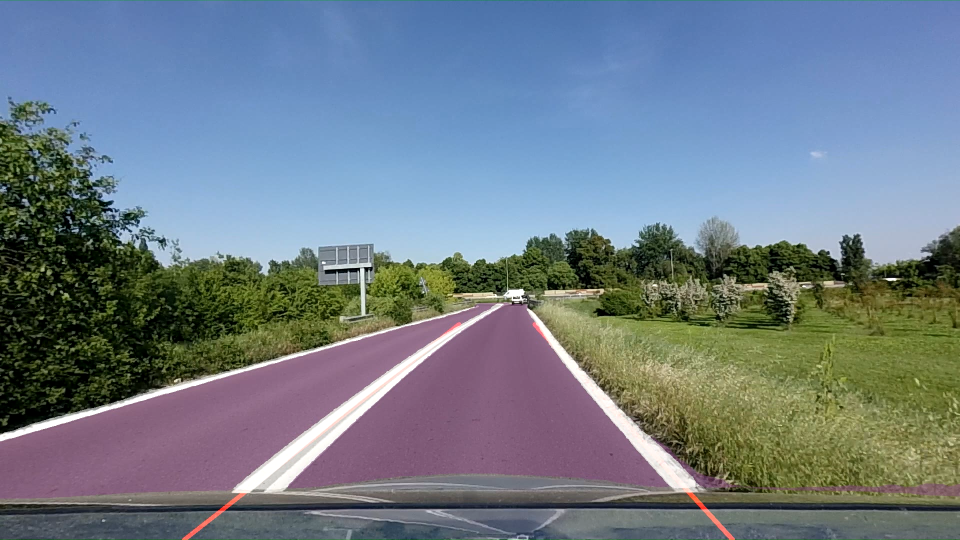
#> input picture th0.png, 1920 x 1080 px, given as the content of the folder th0.png, which was not available (shown at 1/2 size)
$ python script.py th0.png start.jpg --dir .
#> lines starting #> are read from the running program, lines starting #| are printed output that depends on the picture; after the words box and inside, x2 and y2 are one past the last pixel; in counts of white or black regions, pixels touching at a corner belong together; pictures that were not available may be replaced by others from this repository, and a replacement may not be noted
#script definitivo per il calcolo delle linee e visualizzazione finale

import argparse
import os
import cv2
import numpy as np
import ntpath


parser = argparse.ArgumentParser(description="Script per il calcolo delle linee e visualizzazione finale")
parser.add_argument("original_image_path", type=str, help="original image path")
parser.add_argument("segmented_image_path", type=str, help="segmented image path")
parser.add_argument("--dir", type=str, dest="dir", help="dir where save results")


def get_mask_original_image(original, mask_segmented_road):

    #img = cv2.imread('start.jpg')
    h, w , d = mask_segmented_road.shape

    tmp = np.zeros((h, w, d), dtype=np.uint8)
    zero = np.array([0, 0, 0], dtype=np.uint8)


    # [6 lines of commented-out code are left out]
    tmp[mask_segmented_road != 0] = original[mask_segmented_road != 0]

    cv2.imwrite("mask_original.png", tmp)
    return tmp


#funzioni per hough

def hough_lines(image):
    """
    `image` should be the output of a Canny transform.

    Returns hough lines (not the image with lines)
    """
    #30 20 20

    #best 40, 20, 300
    #fin test 40, 20, 50
    return cv2.HoughLinesP(image, rho=1, theta=np.pi / 90, threshold=40, minLineLength=20, maxLineGap=50)


# [77 lines left out: functions average_slope_intercept, average_slope_intercept_modified, make_line_points, not called in this run]


def draw_lines_on_img(lines, img):

    img_post = img.copy()
    for x in range(0, len(lines)):
        for x1, y1, x2, y2 in lines[x]:

            cv2.line(img, (x1, y1), (x2, y2), (0, 255, 0), 2)
            #if x2 == x1: #or np.abs(y2 - y1) < 100:

                #continue  # ignore a vertical line
            if x2 == x1:
                continue
            else :
                slope = np.abs((y2 - y1) / (x2 - x1))
                if slope >= 0. and slope <= 0.5:
                    continue

            cv2.line(img_post, (x1, y1), (x2, y2), (0, 255, 0), 2)
    cv2.imwrite('lines.png', img)
    cv2.imwrite('lines_post.png', img_post)


# [37 lines left out: functions lane_lines, draw_lane_lines, overlay, not called in this run]


if __name__ == '__main__':

    # estrazione parametri
    args = parser.parse_args()

    start_path = sorted(os.listdir(args.original_image_path))
    s_start_path = sorted(os.listdir(args.segmented_image_path))

    assert len(start_path) == len(s_start_path)

    for start, s_start in zip(start_path, s_start_path):

        start = os.path.join(args.original_image_path, start)
        s_start = os.path.join(args.segmented_image_path, s_start)

        #FASE PRE-HOUGH

        #creazione cartella risultati

        if not args.dir:
            newpath = ntpath.basename(args.original_image_path) + '_final'
        else:
            newpath = args.dir


        #creo cartella relativa al file newpath/file_name

        os.makedirs(os.path.join(newpath, os.path.basename(start)[:-4]), exist_ok=True)
        os.chdir(os.path.join(newpath, os.path.basename(start)[:-4]))
        print(os.path.join(newpath, os.path.basename(start)[:-4]))
        print(start, s_start)


        #inizzializiamo le immagini

        img_nseg = cv2.imread(start)
#> img_nseg is the input picture: shape (1080, 1920, 3); mean B, G, R 135.5, 124.4, 111.5
        img_seg = cv2.imread(s_start)

        cv2.imwrite("to_seg.jpg", img_nseg)
        cv2.imwrite("segmented.png", img_seg)

        #prendiamo dimensioni
        height, width, depth = img_seg.shape
#> height = 1080; width = 1920; depth = 3

        #rgb strada
        pix_road = [128, 64, 128]
        #rgb strisce
        pix_lines = [255, 255, 255]

        #otteniamo maschera strada segmentatata
        mask_segmented_road = np.zeros((height, width, depth))
        # print(test)


        print("calcolo mask_segmented_road")
        # [6 lines of commented-out code are left out]

        mask_segmented_road[np.all(img_seg == pix_lines, axis=-1)] = pix_lines
        mask_segmented_road[np.all(img_seg == pix_road, axis=-1)] = pix_road


        cv2.imwrite("mask_segmented_road.png", mask_segmented_road)
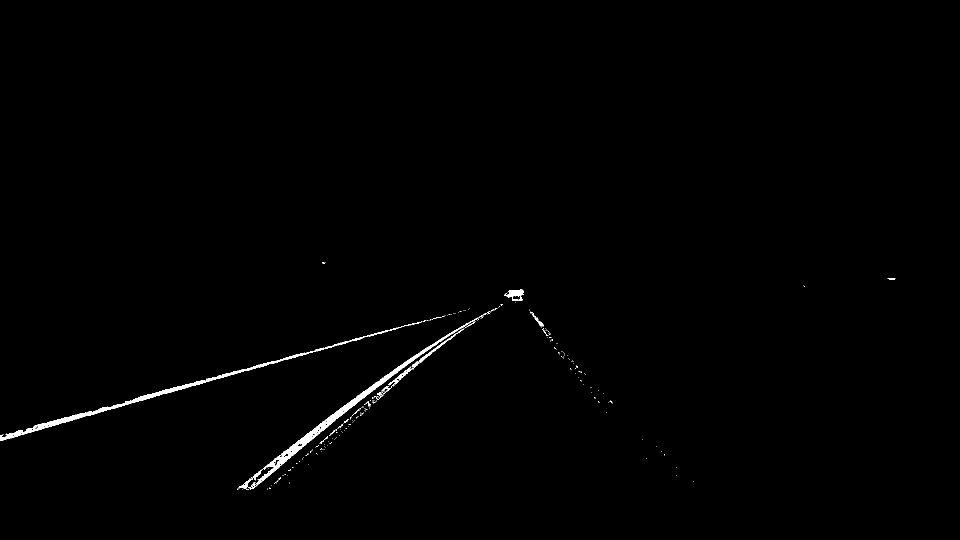
#> saved as mask_segmented_road.png: shape (1080, 1920, 3) (shown at 1/2 size); 0.6% white; 220 white regions (201 under 20 px), largest, box (x1, y1, x2, y2) and area: (496, 635, 957, 978) 5167, (0, 646, 830, 882) 4669, (777, 657, 928, 773) 750
        print("calcolo mask_segmented_road: completato")


        #otteniamo maschera strada immagine originale
        print("calcolo mask_original_road")

        mask_original = get_mask_original_image(img_nseg, mask_segmented_road)

        print("calcolo mask_original_road: completato")

        #FASE CALCOLO LINEE HOUGH

        #applichiamo filtri per pulire l'immagine

        # img_g = cv2.GaussianBlur(img_nseg, (5, 5), 0)  # 9,9
        img_g = cv2.bilateralFilter(img_nseg, 9, 75, 75)

        #in scala di grigi

        img_g = cv2.cvtColor(img_g, cv2.COLOR_BGR2GRAY)
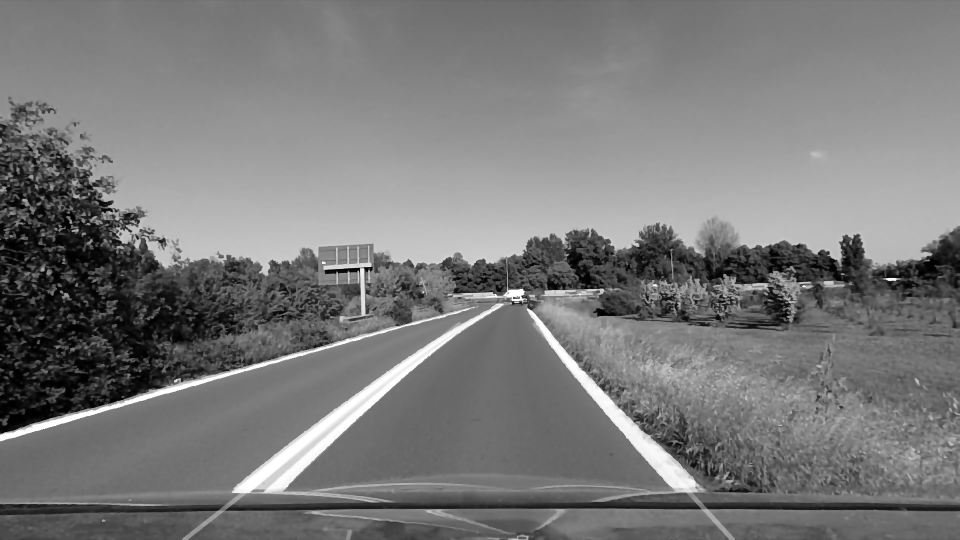
#> img_g: shape (1080, 1920) (shown at 1/2 size); min 0, max 255, mean 121.7

        #applichiamo canny


        c_img = cv2.Canny(img_g, 255 / 3, 255)  # 255/3 255
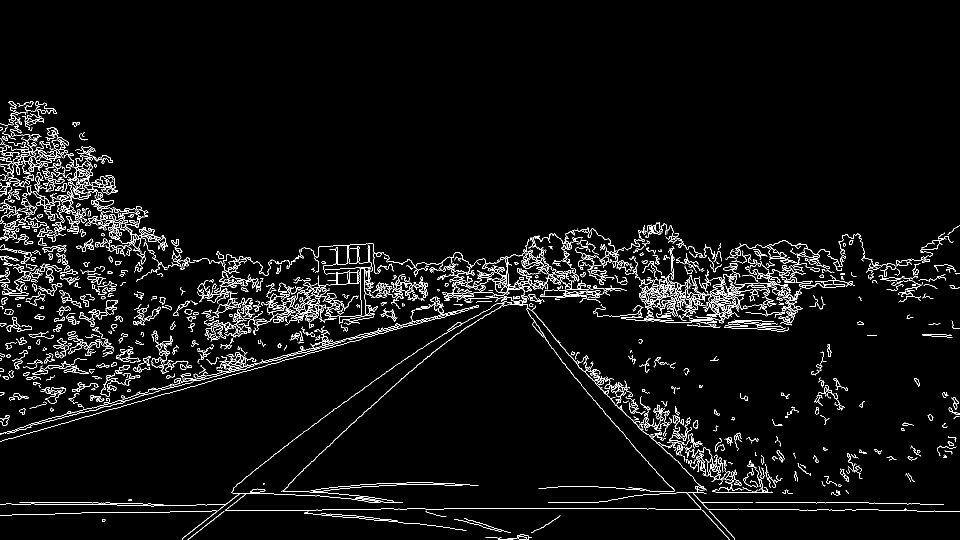
#> c_img: shape (1080, 1920) (shown at 1/2 size); 3.9% white in thin lines or dots, all inside (x1, y1, x2, y2) = (0, 202, 1920, 1080)
        cv2.imwrite('canny.png', c_img)


        # [8 lines of commented-out code are left out]
        mask_original = cv2.cvtColor(mask_original, cv2.COLOR_BGR2GRAY)
        c_img[mask_original == 0] = 0
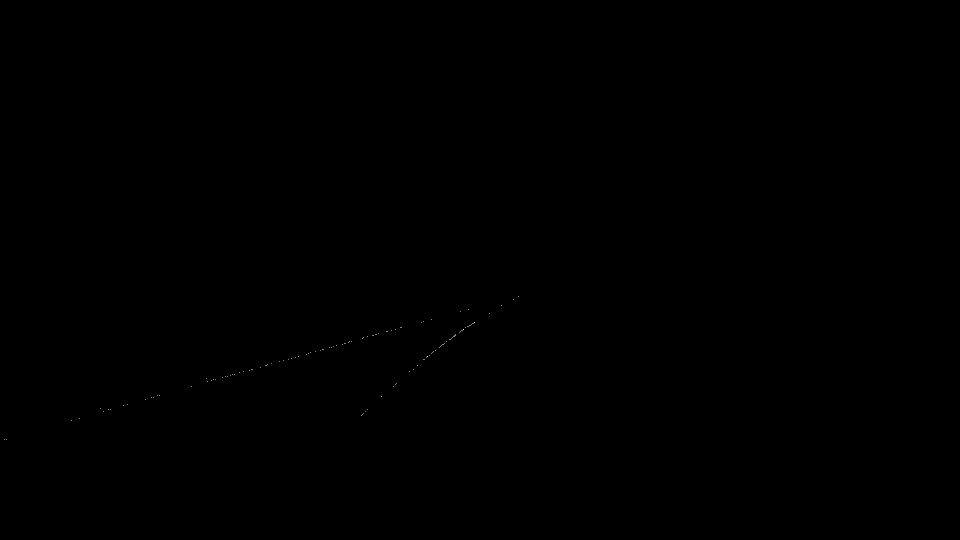
#> c_img: shape (1080, 1920) (shown at 1/2 size); 0.01% white in thin lines or dots, all inside (x1, y1, x2, y2) = (9, 592, 1037, 880)

        cv2.imwrite("canny_post.png", c_img)
        print("canny completato")


        #calcolo linee hough

        lines = hough_lines(c_img)

        #creiamo immagine linee hough
        img_lines = img_nseg.copy()
#> (the run stopped early here; a loop or call above may not have finished)
